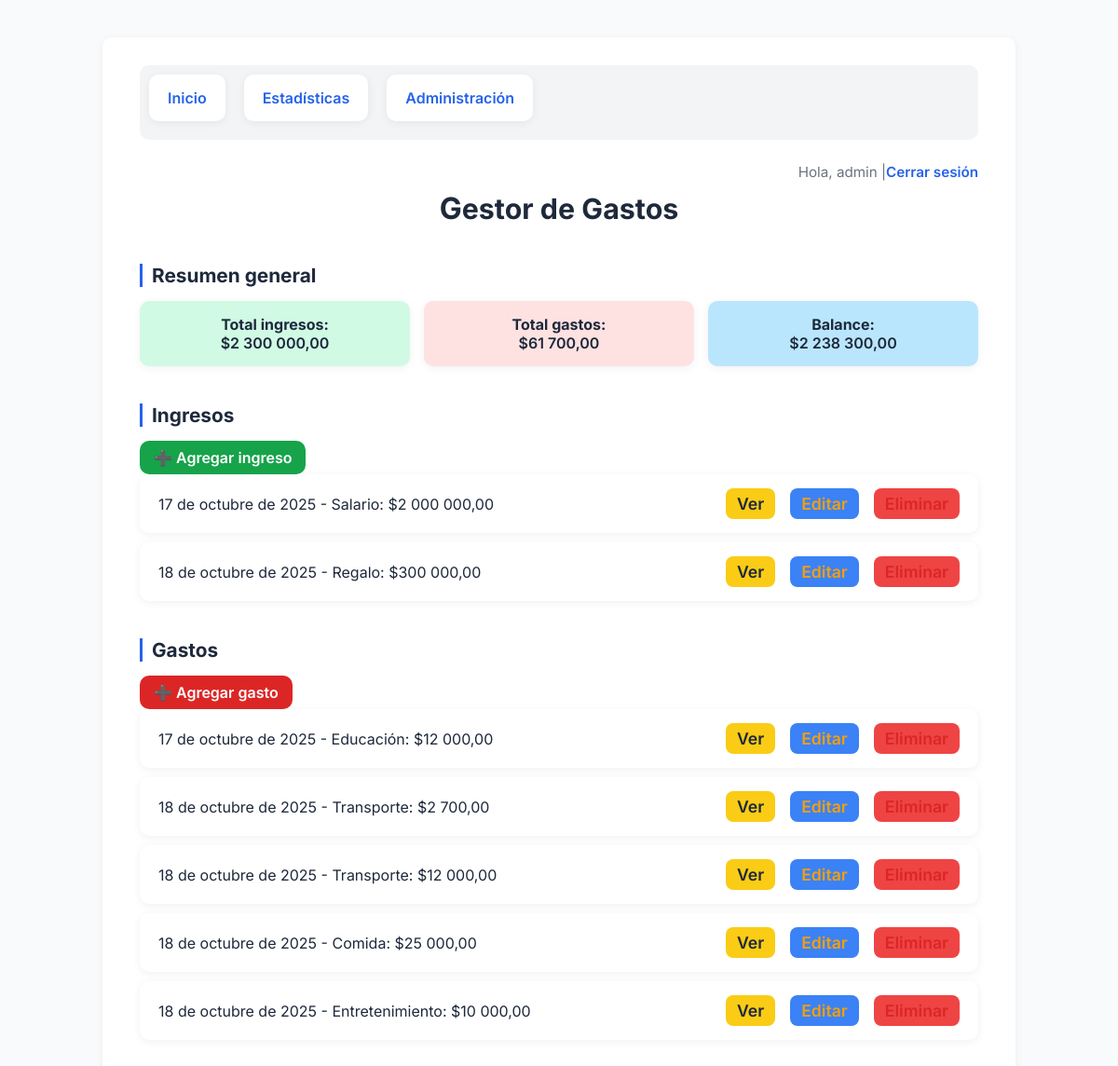
The app's page / (signed in), older data.
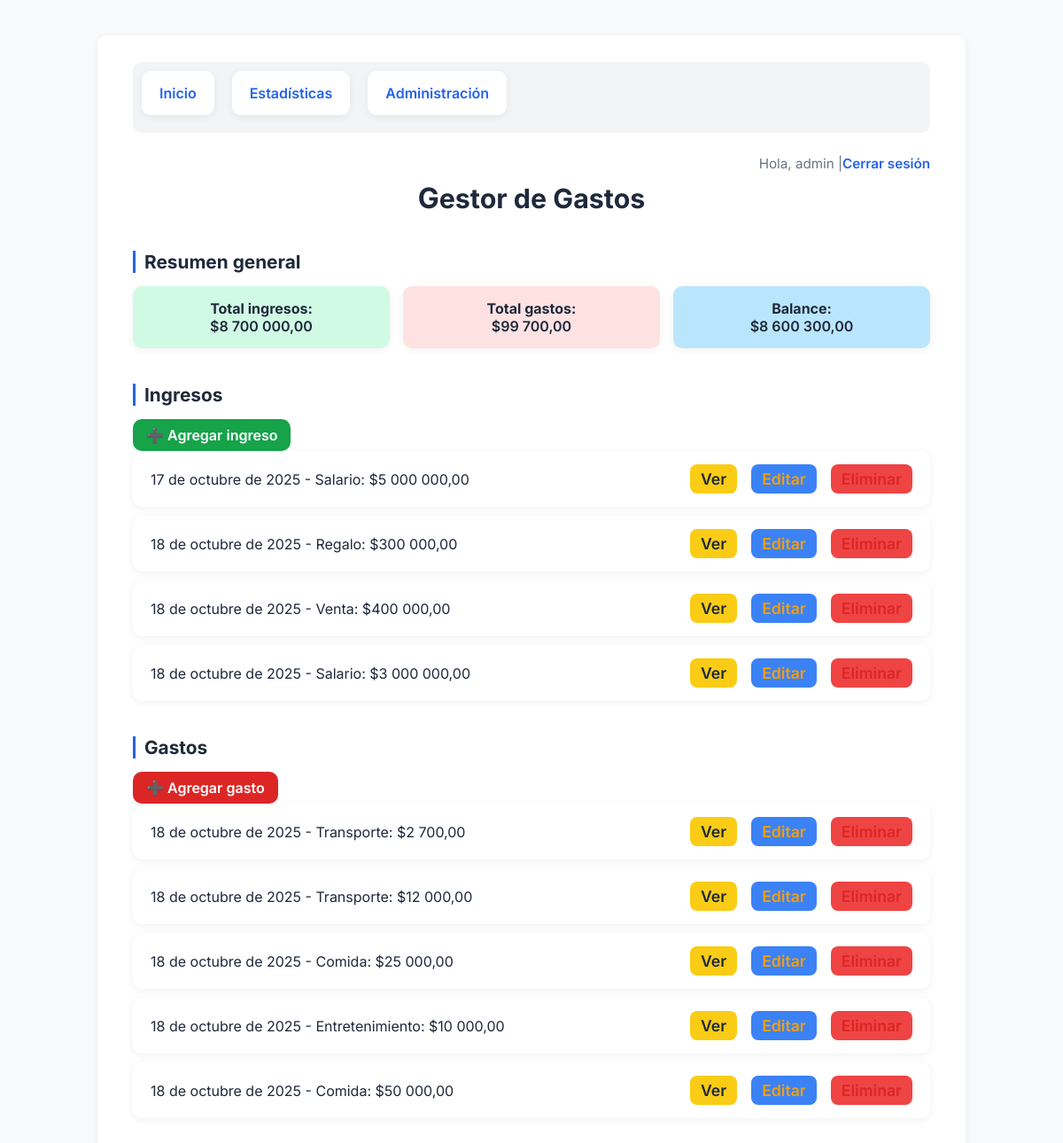
The same page, newer data.
### finanzas/models.py (models this page shows, shortened)
class Ingreso(models.Model):
    usuario = models.ForeignKey(User, on_delete=models.CASCADE)
    categoria = models.CharField(max_length=50, choices=CATEGORIAS_INGRESO)
    descripcion = models.CharField(max_length=255)
    monto = models.DecimalField(max_digits=10, decimal_places=2)
    fecha = models.DateField(auto_now_add=True)

class Gasto(models.Model):
    usuario = models.ForeignKey(User, on_delete=models.CASCADE)
    categoria = models.CharField(max_length=50, choices=CATEGORIAS_GASTO)
    descripcion = models.CharField(max_length=255)
    monto = models.DecimalField(max_digits=10, decimal_places=2)
    fecha = models.DateField(auto_now_add=True)

### finanzas/views.py (the view)
# urls.py: path('', views.inicio, name='inicio'),
@login_required
def inicio(request):
    gastos = Gasto.objects.filter(usuario=request.user)
    ingresos = Ingreso.objects.filter(usuario=request.user)
    total_gastos = sum(g.monto for g in gastos)
    total_ingresos = sum(i.monto for i in ingresos)
    balance = total_ingresos - total_gastos
    return render(request, 'finanzas/inicio.html', {
        'gastos': gastos,
        'ingresos': ingresos,
        'total_gastos': total_gastos,
        'total_ingresos': total_ingresos,
        'balance': balance,
    })

### finanzas/templates/finanzas/inicio.html (shortened to what this page needs)
{% extends 'finanzas/base.html' %}
{% load humanize %}
{% block content %}
    <div class="header">
        Hola, {{ user.username }} | <a href="{% url 'logout' %}">Cerrar sesión</a>
    </div>
    <h1>Gestor de Gastos</h1>
    <h2>Resumen general</h2>
    <div class="resumen">
        <div class="card ingresos"><b>Total ingresos:</b><br>${{ total_ingresos|intcomma }}</div>
        <div class="card gastos"><b>Total gastos:</b><br>${{ total_gastos|intcomma }}</div>
        <div class="card balance"><b>Balance:</b><br>${{ balance|intcomma }}</div>
    </div>
    <h2>Ingresos</h2>
    <a href="{% url 'agregar_ingreso' %}" class="btn btn-ingreso">➕ Agregar ingreso</a>
    <ul>
        {% for i in ingresos %}
        <li>
            <span>{{ i.fecha }} - {{ i.categoria }}: ${{ i.monto|intcomma }}</span>
            <div class="acciones">
                <a href="{% url 'detalle_ingreso' i.id %}" class="btn-accion ver">Ver</a>
                <a href="{% url 'editar_ingreso' i.id %}" class="btn-accion editar">Editar</a>
                <a href="{% url 'eliminar_ingreso' i.id %}" class="btn-accion eliminar"
                   onclick="return confirm('¿Seguro que deseas eliminar este ingreso?');">Eliminar</a>
            </div>
        </li>
        {% empty %}
        <li class="empty">No hay ingresos registrados.</li>
        {% endfor %}
    </ul>
    <h2>Gastos</h2>
    <a href="{% url 'agregar_gasto' %}" class="btn btn-gasto">➕ Agregar gasto</a>
    <ul>
        {% for g in gastos %}
        <li>
            <span>{{ g.fecha }} - {{ g.categoria }}: ${{ g.monto|intcomma }}</span>
            <div class="acciones">
                <a href="{% url 'detalle_gasto' g.id %}" class="btn-accion ver">Ver</a>
                <a href="{% url 'editar_gasto' g.id %}" class="btn-accion editar">Editar</a>
                <a href="{% url 'eliminar_gasto' g.id %}" class="btn-accion eliminar"
                onclick="return confirm('¿Seguro que deseas eliminar este ingreso?');">Eliminar</a>
            </div>
        </li>
        {% empty %}
        <li class="empty">No hay gastos registrados.</li>
        {% endfor %}
    </ul>
{% endblock %}

### finanzas/templates/finanzas/base.html (shortened to what this page needs)
<!DOCTYPE html>
<html lang="es">
<head>
    {% load static %}
    <link rel="stylesheet" href="{% static 'finanzas/inicio.css' %}">
</head>
<body>
    <div class="container">
        <nav class="navbar">
            <ul class="nav-links">
                <li><a href="{% url 'inicio' %}">Inicio</a></li>
                <li><a href="{% url 'estadisticas' %}">Estadísticas</a></li>
                {% if user.is_staff %}
                    <li><a href="/admin/">Administración</a></li>
                {% endif %}
            </ul>
        </nav>
        {% block content %}
        {% endblock %}
    </div>
</body>
</html>

### finanzas/static/finanzas/inicio.css (style rules this page uses)
:root { --bg: #f9fafb; --white: #ffffff; --shadow: 0 2px 10px rgba(0, 0, 0, 0.06); --radius: 10px; --text: #1e293b; --muted: #6b7280; --green: #16a34a; --red: #dc2626; --blue: #2563eb; --income-bg: #d1fae5; --expense-bg: #fee2e2; --balance-bg: #bae6fd; }
body { font-family: 'Inter', sans-serif; background: var(--bg); color: var(--text); margin: 0; padding: 0; }
.container { max-width: 900px; margin: 40px auto; background: var(--white); border-radius: var(--radius); box-shadow: var(--shadow); padding: 30px 40px; }
.header { display: flex; justify-content: flex-end; font-size: 0.95rem; color: var(--muted); }
.header a { color: var(--blue); text-decoration: none; font-weight: 600; }
h1 { text-align: center; font-size: 1.9rem; margin-top: 10px; margin-bottom: 30px; }
h1::first-letter { font-size: 2rem; }
h2 { font-size: 1.3rem; font-weight: 700; color: var(--text); margin-top: 40px; margin-bottom: 15px; border-left: 3px solid var(--blue); padding-left: 10px; }
.resumen { display: flex; flex-wrap: wrap; gap: 15px; justify-content: space-between; margin-bottom: 25px; }
.resumen .card { flex: 1 1 250px; background: var(--white); border-radius: var(--radius); box-shadow: var(--shadow); padding: 15px; text-align: center; transition: transform 0.2s ease; font-weight: 600; }
.card.ingresos { background: var(--income-bg); }
.card.gastos { background: var(--expense-bg); }
.card.balance { background: var(--balance-bg); }
.btn { display: inline-block; border: none; border-radius: var(--radius); color: #fff; font-weight: 600; padding: 8px 15px; cursor: pointer; text-decoration: none; transition: background 0.3s ease, transform 0.2s ease; }
.btn-ingreso { background: var(--green); }
.btn-gasto { background: var(--red); }
ul { list-style: none; padding: 0; margin: 0; }
li { background: var(--white); border-radius: var(--radius); box-shadow: var(--shadow); padding: 15px 20px; margin-bottom: 10px; display: flex; justify-content: space-between; align-items: center; }
li span { flex: 1; }
li .acciones a { margin-left: 8px; font-size: 1.1rem; text-decoration: none; }
a.ver { color: var(--blue); }
a.editar { color: #f59e0b; }
a.eliminar { color: var(--red); }
.navbar { display: flex; justify-content: flex-start; background-color: #f3f4f6; padding: 10px 0; border-radius: var(--radius); margin-bottom: 25px; }
.nav-links { list-style: none; display: flex; gap: 20px; margin: 0; padding-left: 10px; }
.nav-links a { text-decoration: none; color: var(--blue); font-weight: 600; transition: color 0.3s ease; }
.btn-accion { display: inline-block; padding: 6px 12px; border: none; border-radius: 8px; color: white; font-size: 0.9rem; font-weight: 600; text-decoration: none; cursor: pointer; transition: transform 0.2s ease, opacity 0.3s ease; }
.btn-accion.ver { background-color: #facc15; color: #1e293b; }
.btn-accion.editar { background-color: #3b82f6; }
.btn-accion.eliminar { background-color: #ef4444; }
li .acciones { display: flex; gap: 8px; }

Row changes from the older to the newer data that the page shows:
removed Gasto: fecha "17 de octubre de 2025", categoria "Educación", monto "12 000,00"
changed Ingreso "17 de octubre de 2025": monto "2 000 000,00" → "5 000 000,00"
added Ingreso: fecha "18 de octubre de 2025", categoria "Venta", monto "400 000,00"
added Ingreso: fecha "18 de octubre de 2025", categoria "Salario", monto "3 000 000,00"
added Gasto: fecha "18 de octubre de 2025", categoria "Comida", monto "50 000,00"
Text that changed along with them:
{{ total_ingresos|intcomma }}: "2 300 000,00" → "8 700 000,00"
{{ total_gastos|intcomma }}: "61 700,00" → "99 700,00"
{{ balance|intcomma }}: "2 238 300,00" → "8 600 300,00"
